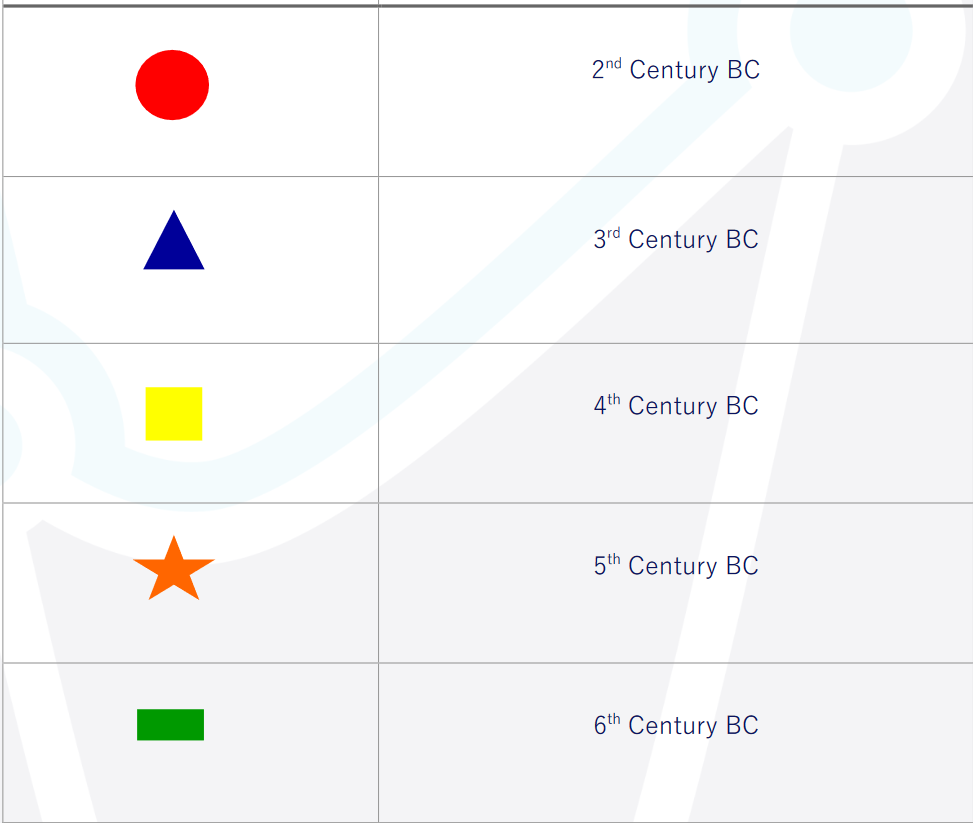
#> input picture task 3.1/Capture.PNG, 973 x 823 px, given in place of the camera
$ python colortrig.py   (older library calls are emulated)
#> lines starting #> are read from the running program, lines starting #| are printed output that depends on the picture; after the words box and inside, x2 and y2 are one past the last pixel; in counts of white or black regions, pixels touching at a corner belong together
import cv2
import numpy as np


def nothing(x):
    # any operation
    pass

cap = cv2.VideoCapture(0)

cv2.namedWindow("Trackbars")
cv2.createTrackbar("L-H", "Trackbars", 0, 180, nothing)
cv2.createTrackbar("L-S", "Trackbars", 66, 255, nothing)
cv2.createTrackbar("L-V", "Trackbars", 134, 255, nothing)
cv2.createTrackbar("U-H", "Trackbars", 180, 180, nothing)
cv2.createTrackbar("U-S", "Trackbars", 255, 255, nothing)
cv2.createTrackbar("U-V", "Trackbars", 243, 255, nothing)

font = cv2.FONT_HERSHEY_COMPLEX

while True:
    _, frame = cap.read()
#> frame is the input picture: shape (823, 973, 3); mean B, G, R 244.7, 244.6, 245.2
    hsv = cv2.cvtColor(frame, cv2.COLOR_BGR2HSV)
#> hsv: shape (823, 973, 3); mean H, S, V 67, 6.7, 248.1

    l_h = cv2.getTrackbarPos("L-H", "Trackbars")
    l_s = cv2.getTrackbarPos("L-S", "Trackbars")
    l_v = cv2.getTrackbarPos("L-V", "Trackbars")
    u_h = cv2.getTrackbarPos("U-H", "Trackbars")
    u_s = cv2.getTrackbarPos("U-S", "Trackbars")
    u_v = cv2.getTrackbarPos("U-V", "Trackbars")

    lower_red = np.array([l_h, l_s, l_v])
    upper_red = np.array([u_h, u_s, u_v])

    mask = cv2.inRange(hsv, lower_red, upper_red)
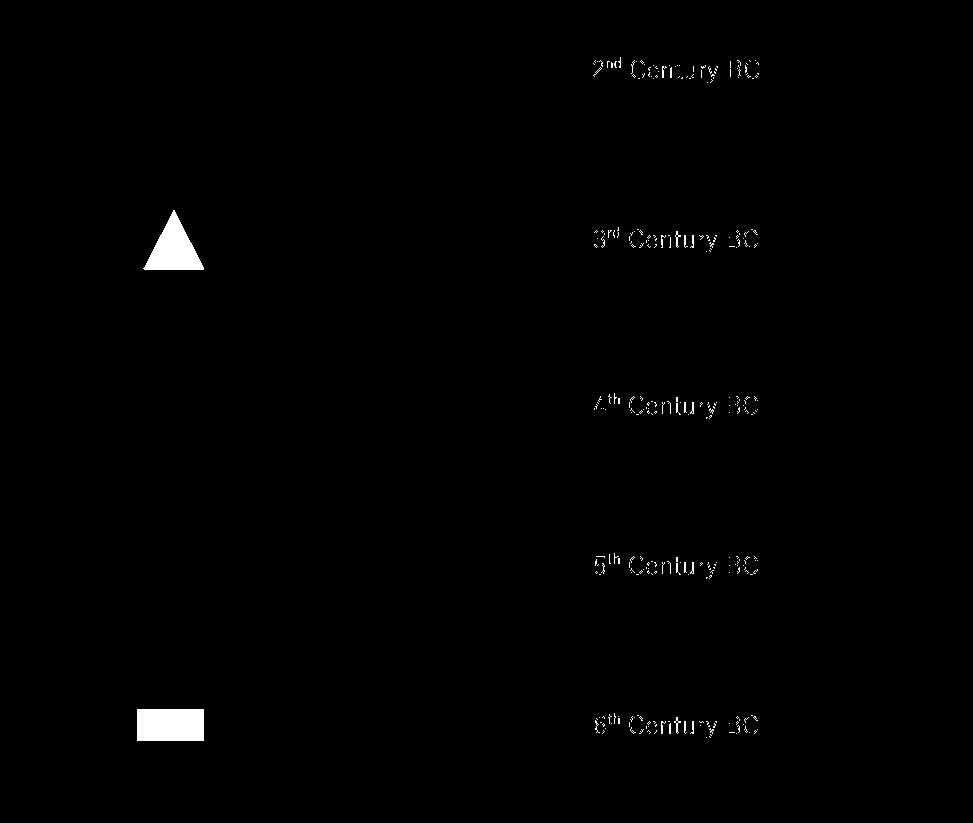
#> mask: shape (823, 973); 0.73% white; 303 white regions (283 under 20 px), largest, box (x1, y1, x2, y2) and area: (137, 709, 204, 741) 2144, (143, 210, 204, 270) 1891, (674, 717, 681, 734) 39
    kernel = np.ones((5, 5), np.uint8)
    mask = cv2.erode(mask, kernel)
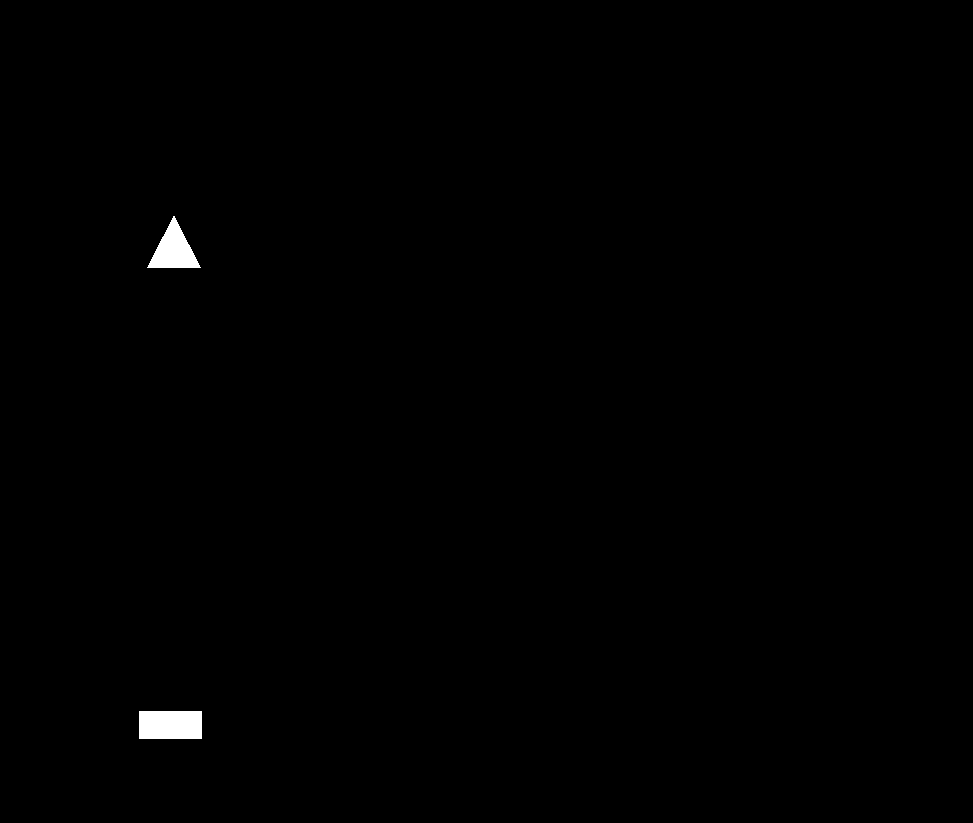
#> mask: shape (823, 973); 0.4% white; 2 white regions

    # Contours detection
    if int(cv2.__version__[0]) > 3:
        # Opencv 4.x.x
        contours, _ = cv2.findContours(mask, cv2.RETR_TREE, cv2.CHAIN_APPROX_SIMPLE)
#> contours = 2 contours; box (x1, y1, x2, y2) and area: (139, 711, 202, 739) 1674, (147, 216, 201, 268) 1353
    else:
        # Opencv 3.x.x
        _, contours, _ = cv2.findContours(mask, cv2.RETR_TREE, cv2.CHAIN_APPROX_SIMPLE)

    for cnt in contours:
        area = cv2.contourArea(cnt)
        approx = cv2.approxPolyDP(cnt, 0.025*cv2.arcLength(cnt, True), True)
        x = approx.ravel()[0]
        y = approx.ravel()[1]

        if area > 400:
            cv2.drawContours(frame, [approx], 0, (0, 0, 0), 5)
            print(len(approx))

            if len(approx) == 3:
                shape = "3rd Century BC"

            elif len(approx) == 4:
                (x, y, w, h) = cv2.boundingRect(approx)
                ratio = w / float(h)
                #       square                                                   rectangle
                shape = "4th Century BC" if ratio >= 0.90 and ratio <= 1.1 else "6th Century BC"

            elif 9 < len(approx) < 15:
                shape = "5th Century BC"

            else:
                shape = "2nd Century BC"

            cv2.putText(frame, shape, (x, y), font, 1, (0, 0, 0))
#> this loop made 2 passes
#> (area, approx, w, h, ratio, shape) on pass 1: (1674, [[139, 711], [139, 738], [201, 738], [201, 711]], 63, 28, 2.25, '6th Century BC')
#> (area, approx, shape) on pass 2: (1353, [[173, 216], [147, 267], [200, 267]], '3rd Century BC')
#| 4
#| 3
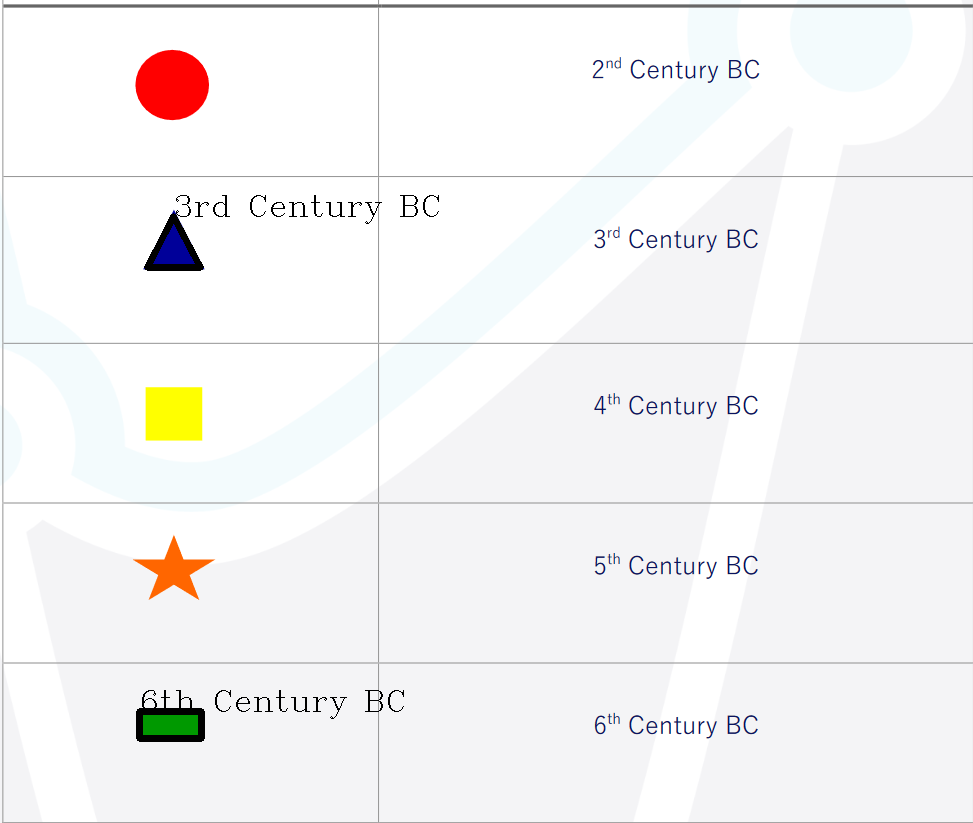
#> frame: shape (823, 973, 3); 0.5% of pixels changed, all inside (x1, y1, x2, y2) = (136, 195, 439, 742)


    cv2.imshow("Frame", frame)
    cv2.imshow("Mask", mask)

    key = cv2.waitKey(1)
#> (key Esc is pressed here)


    if key == 27:
        break

cap.release()
cv2.destroyAllWindows()
